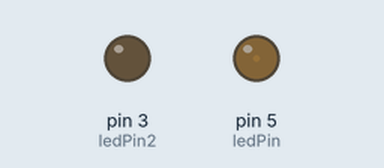
Recording of a sketch running on a simulated Arduino Uno, built with avr-gcc and run on an emulated ATmega328P. On the bench: output pins drawn as LEDs (lit = HIGH).

Above: at 0.05 s.
At 1.4 s:
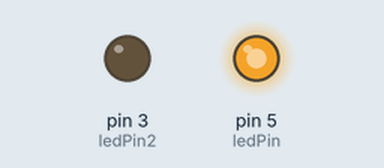
At 2.75 s:
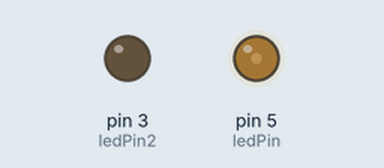
At 5.9 s:
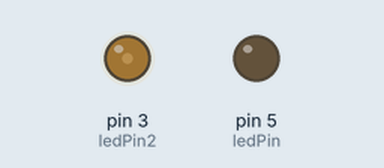
Timing chart, 0 to 8.1 s (numbered marks = the images above):
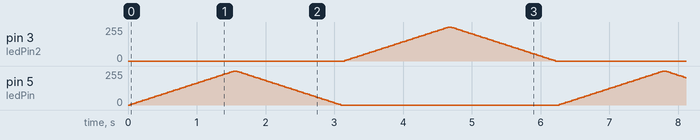

The sketch:

arduino4.ino
```cpp
int ledPin = 5;
int ledPin2 = 3;
void setup() {
    pinMode(ledPin, OUTPUT);
    pinMode(ledPin2, OUTPUT);
}
void loop() {
    for (int fadeValue = 0 ; fadeValue <= 255; fadeValue = fadeValue+5) {
        analogWrite(ledPin, fadeValue);
        delay(30);
    }
    for (int fadeValue = 255 ; fadeValue >= 0; fadeValue = fadeValue-5) {
        analogWrite(ledPin, fadeValue);
        delay(30);
    }
    for (int fadeValue = 0 ; fadeValue <= 255; fadeValue = fadeValue+5) {
        analogWrite(ledPin2, fadeValue);
        delay(30);
    }
    for (int fadeValue = 255 ; fadeValue >= 0; fadeValue = fadeValue-5) {
        analogWrite(ledPin2, fadeValue);
        delay(30);
    }
}
```
